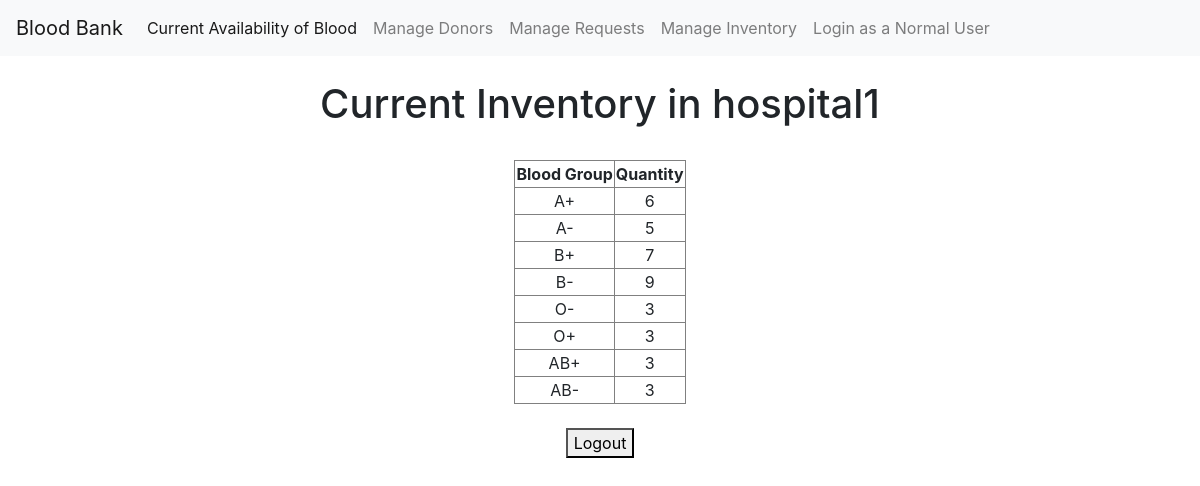
The app's page /hospital/3/hospital_list/ (signed in) with its own data.
### hospital/models.py (models this page shows, shortened)
class Hospital(models.Model):
    hospital_name = models.CharField(max_length=255)
    city = models.CharField(max_length=100)
    area = models.CharField(max_length=500)
    phone_number = models.CharField(max_length=15)
    email = models.EmailField(unique=True)
    password = models.CharField(max_length=128)
    is_active = models.BooleanField(default=True)

class BloodInventory(models.Model):
    BLOOD_GROUPS = [
        ('A+', 'A+'),
        ('A-', 'A-'),
        ('B+', 'B+'),
        ('B-', 'B-'),
        ('AB+', 'AB+'),
        ('AB-', 'AB-'),
        ('O+', 'O+'),
        ('O-', 'O-'),
    ]
    hospital = models.ForeignKey(Hospital, on_delete=models.CASCADE)
    blood_group = models.CharField(max_length=3, choices=BLOOD_GROUPS)
    quantity = models.PositiveIntegerField(default=0)

### hospital/views.py (the view)
# urls.py: path('<int:hospital_id>/hospital_list/', views.hospital_list, name='hospital_list'),
def hospital_list(request, hospital_id):
    user_id = request.session.get('user_id')
    if user_id:
        hospital = get_object_or_404(Hospital, id=hospital_id)
        inventory = BloodInventory.objects.filter(hospital=hospital)
        donors = Donor.objects.filter(hospital=hospital)
        return render(request,'hospital_list.html', {'donors': donors, 'inventory':inventory, 'hospital':hospital})
    messages.error(request, 'Session is not established. Please Login Again.')
    return render(request, 'hospital_login.html')

### hospital/templates/hospital_list.html (shortened to what this page needs)
<!DOCTYPE html>
<html>
<head>
    <link rel="stylesheet" href="https://cdn.jsdelivr.net/npm/bootstrap@4.4.1/dist/css/bootstrap.min.css">
</head>
<body>
    {% block navigation %}
        <nav class="navbar navbar-expand-lg navbar-light bg-light">
            <a class="navbar-brand" href="{% url 'hospital:hospital_list' hospital_id=hospital.pk %}">Blood Bank</a>
            <div class="collapse navbar-collapse" id="navbarNavDropdown">
                <ul class="navbar-nav">
                    <li class="nav-item active">
                        <a class="nav-link" href="{% url 'hospital:hospital_list' hospital_id=hospital.pk %}">Current Availability of Blood</a>
                    </li>
                    <li class="nav-item">
                        <a class="nav-link" href="{% url 'hospital:donate_blood' hospital_id=hospital.pk %}">Manage Donors</a>
                    </li>
                    <li class="nav-item">
                        <a class="nav-link" href="{% url 'hospital:manage_requests' hospital_id=hospital.pk %}">Manage Requests</a>
                    </li>
                    <li class="nav-item">
                        <a class="nav-link" href="{% url 'hospital:manage_inventory' hospital_id=hospital.pk %}">Manage Inventory</a>
                    </li>
                    <li class="nav-item">
                        <a class="nav-link" href="{% url 'login:login' %}">Login as a Normal User</a>
                    </li>
                </ul>
            </div>
        </nav>
        <br>
    {% endblock navigation %}
    {% block content %}
    <h1 style="text-align:center">Current Inventory in {{ hospital.hospital_name }}</h1><br>
    <table border='1' style="margin-left: auto; margin-right: auto;">
        <tr style="text-align: center">
            <th>Blood Group</th>
            <th>Quantity</th>
        </tr>
        {% for item in inventory %}
        <tr style="text-align: center">
            <td>{{ item.blood_group }}</td>
            <td>{{ item.quantity }}</td>
        </tr>
        {% endfor %}
    </table>
    <br>
    <button style="display: block; margin: 0 auto;"><a href="{% url 'hospital:logout' %}" style="color: black;">Logout</a></button>
    {% endblock content %}
</body>
</html>

### records on screen
Hospital: hospital_name "hospital1"
BloodInventory: blood_group "A+", quantity "6"
BloodInventory: blood_group "A-", quantity "5"
BloodInventory: blood_group "B+", quantity "7"
BloodInventory: blood_group "B-", quantity "9"
BloodInventory: blood_group "O-", quantity "3"
BloodInventory: blood_group "O+", quantity "3"
BloodInventory: blood_group "AB+", quantity "3"
BloodInventory: blood_group "AB-", quantity "3"
